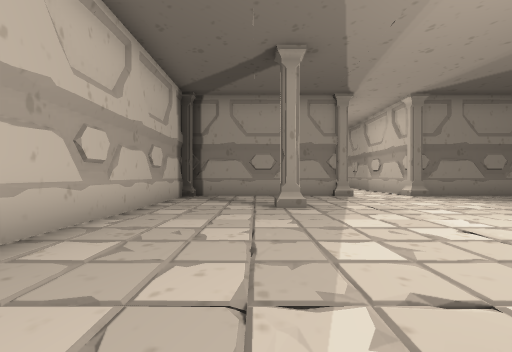
[1] (above)

16 first-person views from a walk through a scene from a Unity 3-D project. The camera is 1.3 m above the floor, looks level and sees 85° across. The floor is counted in squares, 2 m on a side. Each view is taken from the middle of a square. On the plan, view 1 faces up. The plan holds only what a view shows up to about 9 squares ahead; the rest is blank. The place goes on beyond the plan. The player is left out.

[2]
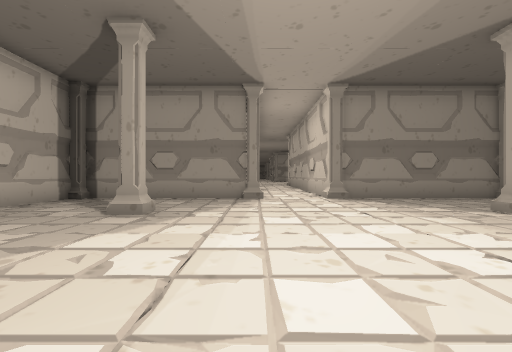

[3]
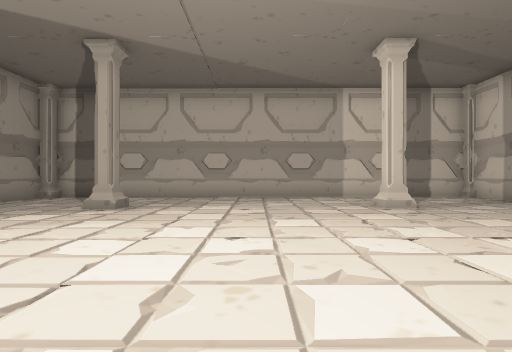

[4]
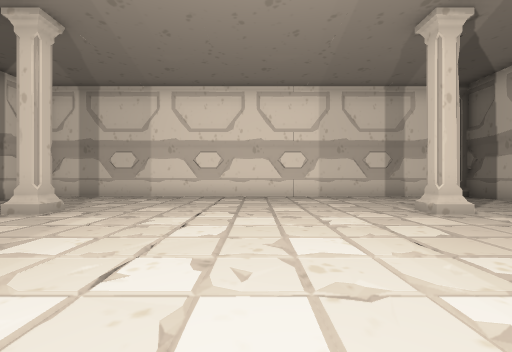

[5]
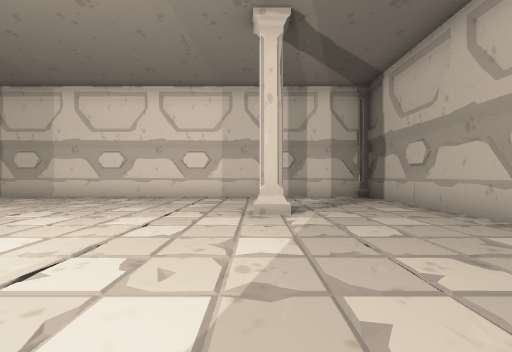

[6]
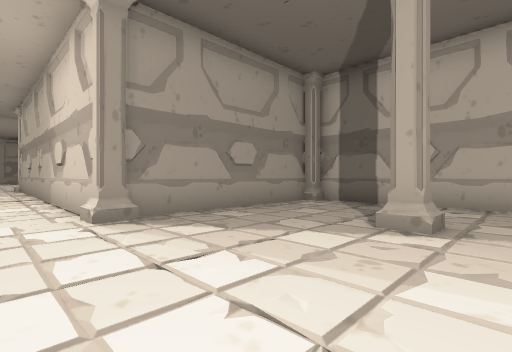

[7]
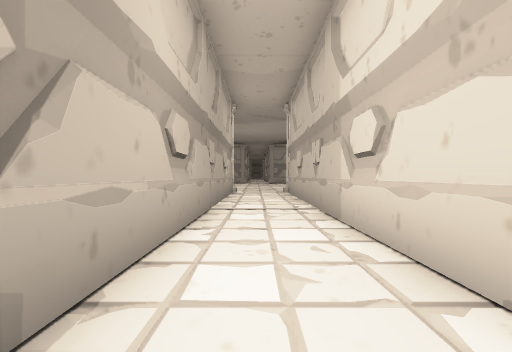

[8]
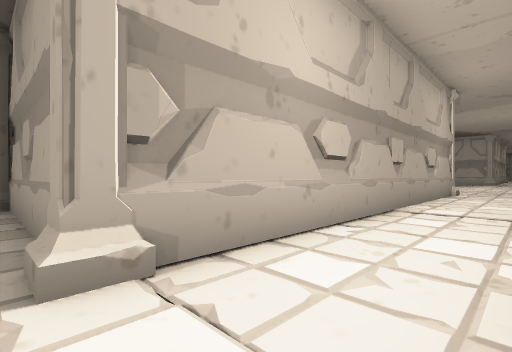

[9]
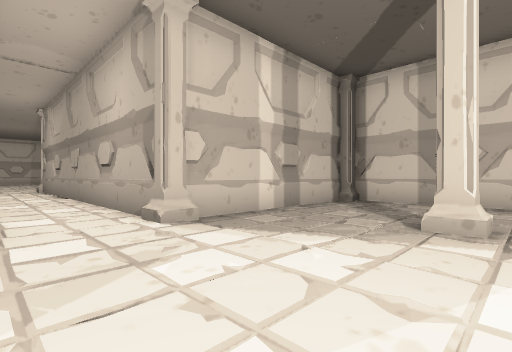

[10]
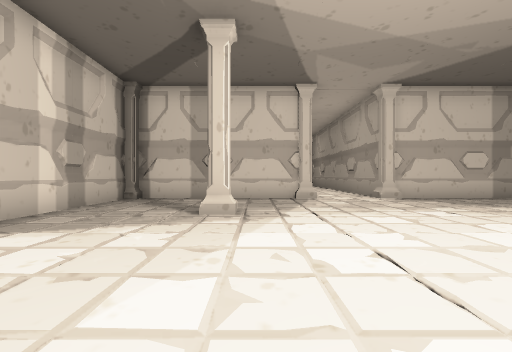

[11]
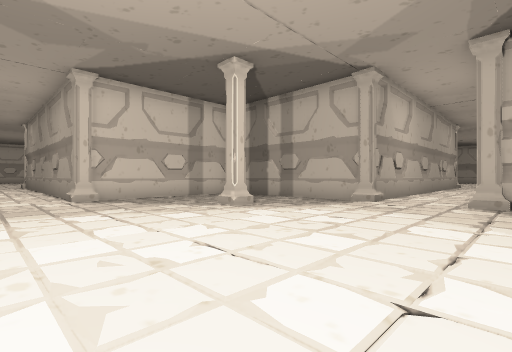

[12]
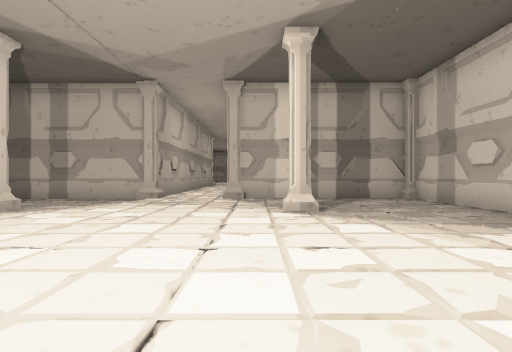

[13]
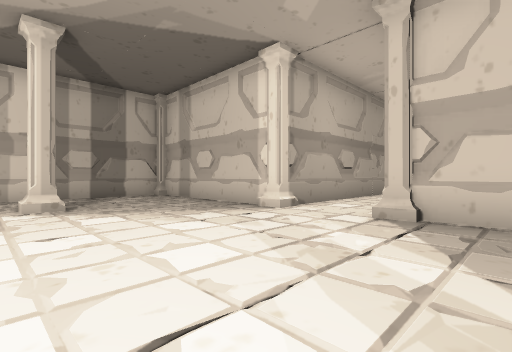

[14]
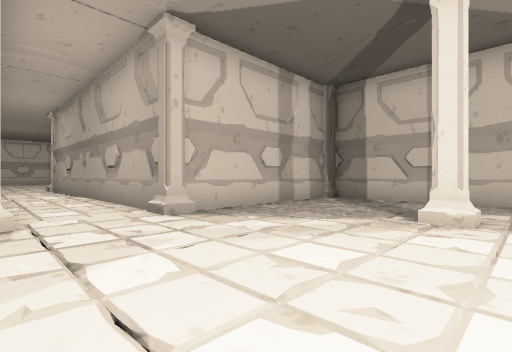

[15]
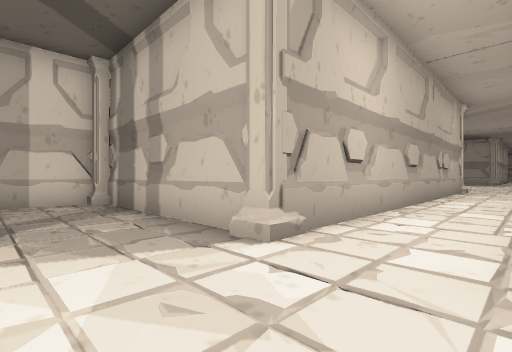

[16]
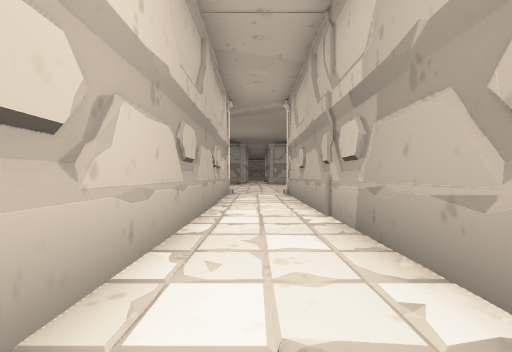

### Floor plan
Points are (right, up) in squares from view 1. A wall is a line through its corners. A room is listed if a view was taken in it or the views show most of it. See-through windows are left out.
Room 1 (views 1, 2, 3, 4, 5, 6, 7, 8)
walls: (2.5, 9.4) (-2.4, 9.4) (-2.4, -3.5); (5.2, 9.6) (5.2, 18); (-1.5, -3.6) (10.7, -3.6) (10.7, 9.4) (5.5, 9.4); (3.1, 19.6) (3.1, 10.4)
ways out: opening at (4.5, 19) to room 2
objects: pillar (-3, -4) to (-2, -4); pillar (-2, 9); pillar (1, 0); pillar (1, 6); pillar (3, 10); pillar (5, 10); pillar (8, 0); pillar (8, 6); pillar (10, 9)
Room 2 (views 9, 10, 11, 12, 13, 14, 15, 16)
walls: (2.8, 33.2) (-2.4, 33.2) (-2.4, 28.1); (-2.6, 27.8) (-4.9, 27.8); (10.7, 28.4) (10.7, 33.2) (5.5, 33.2); (-2.4, 25.4) (-2.4, 20.5); (10.7, 25.7) (16.4, 25.7); (5.2, 35.3) (5.2, 43); (6.3, 20.2) (9.5, 20.2); (-1.5, 20.2) (2.6, 20.2); (10.7, 20.4) (10.7, 25.4); (14.9, 27.8) (11.4, 27.8); (3.1, 42.9) (3.1, 33.3)
ways out: opening at (4.5, 19) to room 1
objects: pillar (-3, 20) to (-2, 20); pillar (-3, 26); pillar (-2, 28); pillar (-2, 33); pillar (1, 23); pillar (1, 30); pillar (3, 20); pillar (3, 33); pillar (5, 33); pillar (7, 23); pillar (7, 30); pillar (10, 20); pillar (11, 26); pillar (11, 28)

Where each view was taken, in squares from view 1:
view 1: 0 up, 0 right, facing up
view 2: 1 up, 3 right, facing up
view 3: 3 up, 2 right, facing right
view 4: 5 up, 4 right, facing down
view 5: 5 up, 1 right, facing down
view 6: 5 up, 4 right, facing up-right
view 7: 9 up, 4 right, facing up
view 8: 9 up, 5 right, facing up-left
view 9: 24 up, 5 right, facing down-left
view 10: 24 up, 6 right, facing left
view 11: 26 up, 6 right, facing up-left
view 12: 25 up, 6 right, facing up
view 13: 24 up, 6 right, facing up-right
view 14: 28 up, 6 right, facing down-right
view 15: 31 up, 5 right, facing up-left
view 16: 34 up, 4 right, facing up
